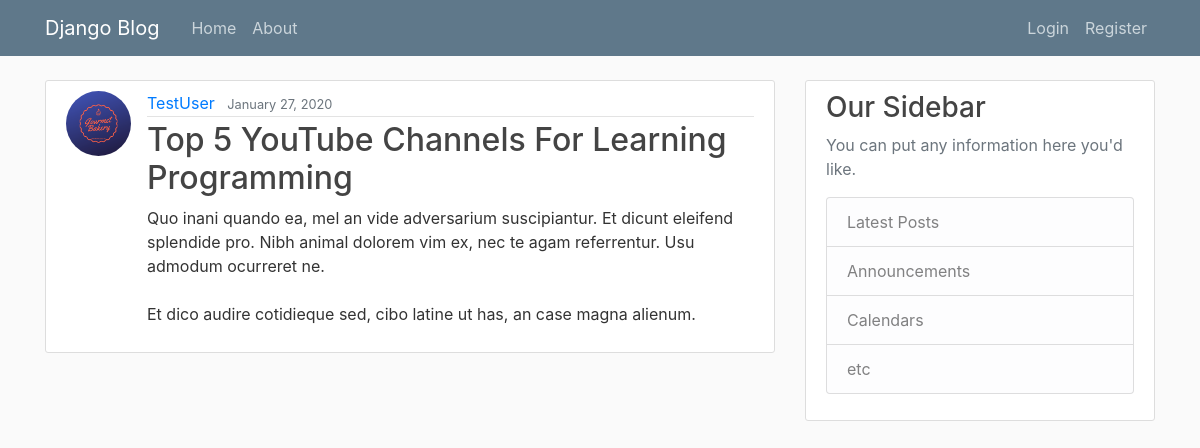
/post/28, run on the app's committed database.
### blog/models.py (models this page shows, shortened)
class Post(models.Model):
    title = models.CharField(max_length = 100)
    content = models.TextField()
    date_posted = models.DateTimeField(default = timezone.now)
    author = models.ForeignKey(User, on_delete = models.CASCADE)    # if user is deleted, delete their post also

### users/models.py (models this page shows, shortened)
class Profile(models.Model):
    user = models.OneToOneField(User,on_delete=models.CASCADE)
    image = models.ImageField(default='default.png', upload_to='profile_pics')

### blog/views.py (the view)
# urls.py: path('post/<int:pk>', PostDetailView.as_view(), name='post-detail'),    #post_detail.html
class PostDetailView(DetailView):
    model = Post

### blog/templates/blog/post_detail.html (shortened to what this page needs)
{% extends "blog/base.html" %}
{% block content %}
       <article class="media content-section">
          <img src="{{ object.author.profile.image.url }}" class="rounded-circle article-img">
          <div class="media-body">
            <div class="article-metadata">
              <a class="mr-2" href="#">{{ object.author }} </a>
              <small class="text-muted">{{ object.date_posted|date:"F d, Y" }}</small>
            </div>
            <h2 class="article-title">{{ object.title }}</h2>
            <p class="article-content">{{ object.content }}</p>
          </div>
        </article>
{% endblock content %}

### blog/static/blog/main.css (style rules this page uses)
body { background: #fafafa; color: #333333; margin-top: 5rem; }
h1, h2, h3, h4, h5, h6 { color: #444444; }
.content-section { background: #ffffff; padding: 10px 20px; border: 1px solid #dddddd; border-radius: 3px; margin-bottom: 20px; }
.article-title { color: #444444; }
.article-content { white-space: pre-line; }
.article-img { height: 65px; width: 65px; margin-right: 16px; }
.article-metadata { padding-bottom: 1px; margin-bottom: 4px; border-bottom: 1px solid #e3e3e3 }

### data on the page
Post: author.profile.image (placeholder picture), author "TestUser", date_posted "January 27, 2020", title "Top 5 YouTube Channels For Learning Programming", content "Quo inani quando ea, mel an vide adversarium suscipiantur. Et dicunt eleifend splendide pro. Nibh animal dolorem vim ex, nec te agam referrentur. Usu admodum ocurreret ne. Et dico audire cotidieque sed, cibo latine ut has, an case magna alienum."
